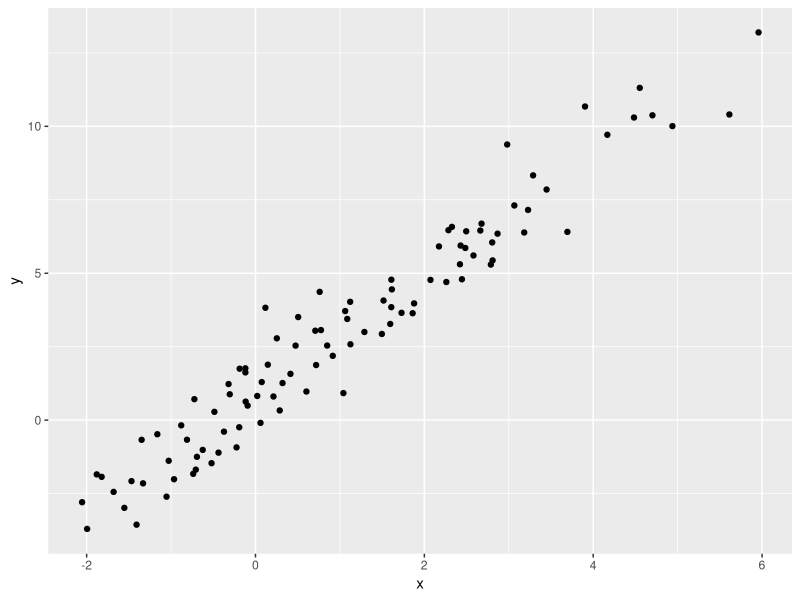

R code for this plot:
## ---- chunk 1
library(tidyverse)
## ---- chunk 2
plot_df =
  tibble(
    x = rnorm(100, mean = 1, sd = 2),
    y = 1 + 2 * x + rnorm(100)
  )
## ---- chunk 3
plot_df %>%
  ggplot(aes(x = x, y = y)) +
   geom_point()
